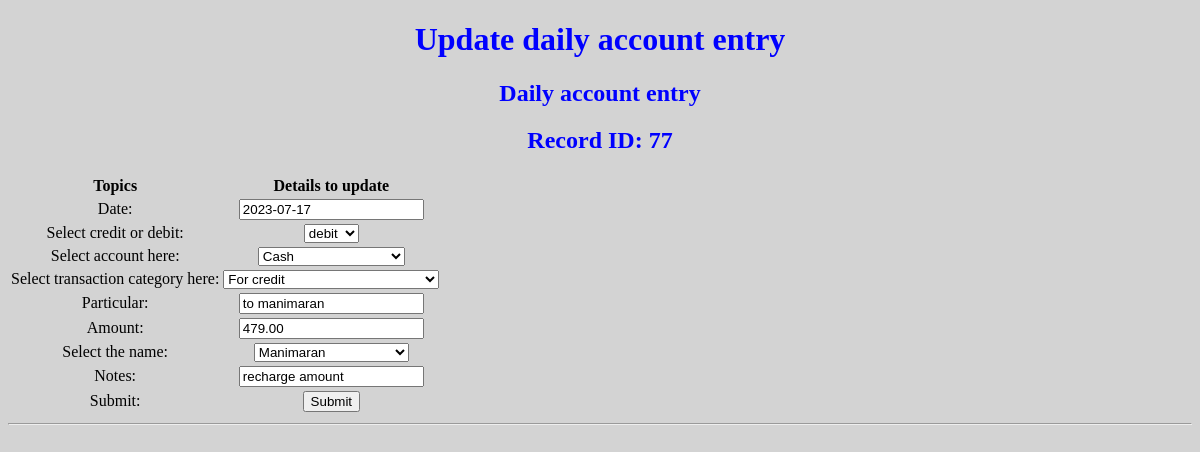
The app's page /account_entry_report/update_account_entry/77 with its own data.
### account_entry/models.py (models this page shows)
class account_database(models.Model):
    date = models.DateField()
    credit_debit = models.CharField(max_length=50)
    category = models.CharField(max_length=200)
    account = models.CharField(max_length=200)
    particular = models.CharField(max_length=200)
    name = models.CharField(max_length=200)
    amount = models.DecimalField(max_digits=10, decimal_places=2,default=0)
    notes = models.CharField(max_length=200, blank=True)

### account_entry/views.py (the view)
# urls.py: path('account_entry_report/update_account_entry/<int:id>', views.account_entry_update),
def account_entry_update(request, id):
    category1 = category_list.objects.filter(category="Names").order_by('category_names').values()
    category2 = category_list.objects.filter(category="Credit/Debit").order_by('category_names').values()
    category3 = category_list.objects.filter(category="TransactionType").order_by('category_names').values()
    category4 = category_list.objects.filter(category="Account").order_by('category_names').values()
    update_database = account_database.objects.get(id=id)
    context = {"updateItem": update_database, "cate_names": category1, "cate_credit_debit": category2, "cate_transactiontype": category3, "cate_account": category4}
    return render(request, "updateAccountEntry.html", context)

### account_entry/templates/updateAccountEntry.html (shortened to what this page needs)
<!DOCTYPE html>
<html>
<head>
{% load static %}
<link rel="stylesheet" href="{% static 'mystyle.css' %}">
</head>
<body>
<h1>Update daily account entry</h1>
<div>
<h2>Daily account entry</h2>
<form action="updateAccountEntry/{{ updateItem.id }}" method="post">
<h2>Record ID: {{ updateItem.id }}</h2>
<table>
<tr>
<th>Topics</th>
<th>Details to update</th>
</tr>
<tr>
<td>Date:</td>
<td><input type="text" name="date" value="{{ updateItem.date|date:"Y-m-d" }}" readonly autofocus>
</tr>
<tr>
<td>Select credit or debit:</td>
<td><select name="credit_debit">
<option value="{{ updateItem.credit_debit }}">{{ updateItem.credit_debit }}</option>
</select></td>
</tr>
<tr>
<td>Select account here:</td>
<td><select name="account">
<option value="{{ updateItem.account }}">{{ updateItem.account }}</option>
</select></td>
</tr>
<tr>
<td>Select transaction category here:</td>
<td><select name="category">
<option value="{{ updateItem.category }}">{{ updateItem.category }}</option>
</select></td>
</tr>
<tr>
<td>Particular:</td>
<td><input type="text" name="particular" value="{{ updateItem.particular }}" placeholder="Enter the particular here:"></td>
</tr>
<tr>
<td>Amount:</td>
<td><input type="text" name="amount" value="{{ updateItem.amount }}" placeholder="Enter the amount here:"></td>
</tr>
<tr>
<td>Select the name:</td>
<td><select name="name">
<option value="{{ updateItem.name }}">{{ updateItem.name }}</option>
</select></td>
</tr>
<tr>
<td>Notes:</td>
<td><input type="text" name="notes" value="{{ updateItem.notes }}" placeholder="Enter the notes here:"></td>
</tr>
<tr>
<td>Submit:</td>
<td><input type="submit" value="Submit"></td>
</tr>
</table>
</form>
</div>
<hr />
</body>
</html>

### account_entry/static/mystyle.css (style rules this page uses)
body { background-color: lightgrey; }
h1, h2 { text-align: center; color: blue; }
table { border-width: 2pt; align-self: center; align-content: center; border: black; border: 1pt; }
th, td { text-align: center; vertical-align: middle; }

### records on screen
account_database: id "77", date "2023-07-17", credit_debit "debit", account "Cash", category "For credit", particular "to manimaran", amount "479.00", name "Manimaran", notes "recharge amount"
